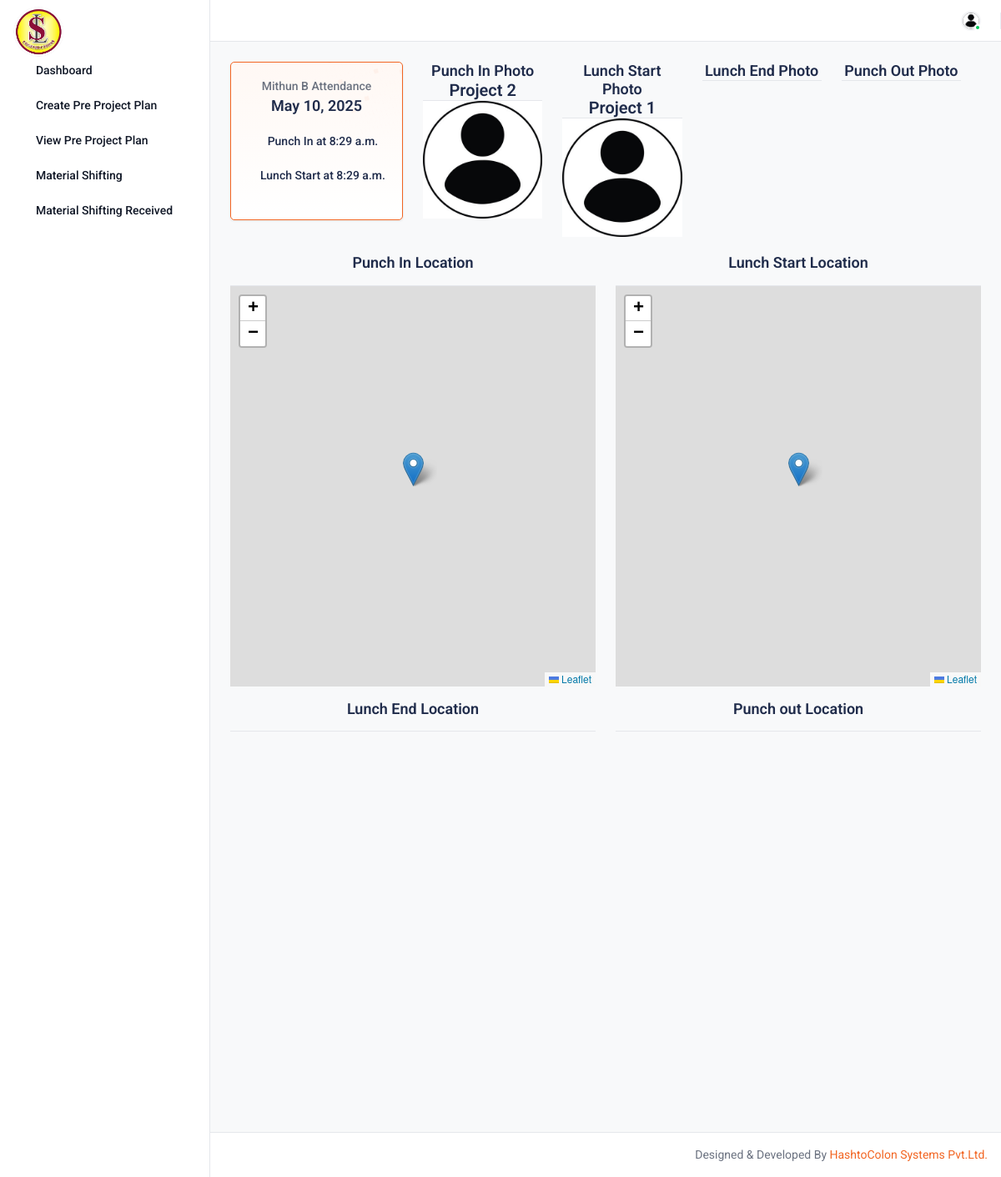
/attendance_details/12 (signed in), run on the app's committed database.
### base/models.py (models this page shows, shortened)
class Attendance(models.Model):
   user = models.ForeignKey(User, on_delete=models.CASCADE)
   project = models.ForeignKey(Project, blank=True, null=True, on_delete=models.CASCADE , related_name="project_attendance")
   project_lunch_start= models.ForeignKey(Project, blank=True, null=True, on_delete=models.CASCADE , related_name="lunch_start")
   project_lunch_end= models.ForeignKey(Project, blank=True, null=True, on_delete=models.CASCADE , related_name="lunch_end")
   project_punch_out= models.ForeignKey(Project, blank=True, null=True, on_delete=models.CASCADE , related_name="punch_out")
   date = models.DateField(default=timezone.now)
   punch_in = models.TimeField(null=True, blank=True)
   lunch_start = models.TimeField(null=True, blank=True)
   lunch_end = models.TimeField(null=True, blank=True)
   punch_out = models.TimeField(null=True, blank=True)
   punch_in_photo = models.ImageField(upload_to='attendance/' ,blank=True,)
   punch_out_photo= models.ImageField(upload_to='attendance/' ,blank=True,)
   lunch_in_photo= models.ImageField(upload_to='attendance/' ,blank=True,)
   lunch_out_photo= models.ImageField(upload_to='attendance/' ,blank=True,)
   punch_in_lon=models.CharField(max_length=255, default="", blank=True)
   punch_in_lat=models.CharField(max_length=255, default="", blank=True)
   punch_out_lon=models.CharField(max_length=255, default="", blank=True)
   punch_out_lat=models.CharField(max_length=255, default="", blank=True)
   lunch_start_lon=models.CharField(max_length=255, default="", blank=True)
   lunch_start_lat=models.CharField(max_length=255, default="", blank=True)
   lunch_end_lon=models.CharField(max_length=255, default="", blank=True)
   lunch_end_lat=models.CharField(max_length=255, default="", blank=True)
   def get_work_duration(self):
        return None
   def formatted_work_duration(self):
        duration = self.get_work_duration()
        if duration:
            total_seconds = int(duration.total_seconds())
            hours, remainder = divmod(total_seconds, 3600)
            minutes = remainder // 60
            return f"{hours:02}:{minutes:02}"
        return False

class User(AbstractUser):
   designation = models.CharField(max_length = 20, choices = designation_choice, null=True, blank=True)

class Project(models.Model):
   project_name=models.CharField(max_length=255, default="", blank=True)
   address=models.TextField(default="", blank=True)
   date = models.DateTimeField(auto_now_add=True, blank=True)

### base/views.py (the view)
# urls.py: path("attendance_details/<int:pk>",views.attendance_details, name="attendance_details"),
@login_required
def attendance_details(request,pk):
    post=Attendance.objects.get(pk=pk)
    return render(request, "attendance-details.html",{"post":post,})

### templates/attendance-details.html (shortened to what this page needs)
{% extends "base.html" %}
{% load static %}
{% load widget_tweaks %}
{% block content %}
<div class="content">
           <div class="row">
    <div class="col-xl-3 d-flex">
      <div class="card flex-fill border-primary attendance-bg">
        <div class="card-body">
          <div class="mb-4 text-center">
            <h6 class="fw-medium text-gray-5 mb-1">{{post.user.first_name}} {{post.user.last_name}} Attendance</h6>
            <h4>{{post.date}}</h4>
          </div>
          <div class="text-center">
            {% if post.punch_in %}
            <h6
            class="fw-medium d-flex align-items-center justify-content-center mb-4"
            >
            <i class="ti ti-fingerprint text-primary me-1"></i>
            Punch In at {{post.punch_in}}
          </h6>
          {% endif %}
          {% if post.lunch_start %}
            <h6
            class="fw-medium d-flex align-items-center justify-content-center mb-4"
            >
            <i class="ti ti-fingerprint text-primary me-1"></i>
            Lunch Start at {{post.lunch_start}}
          </h6>
          {% endif %}
          </div>
        </div>
      </div>
    </div>
<div class="col-xl-9 row">
<div class="col-xl-3">
    <div class="border-bottom text-center ">
   <h4>Punch In Photo</h4>
   <h3>{{post.project.project_name}}</h3>
	</div>
 {% if post.punch_in_photo %}
<img src="{{post.punch_in_photo.url}}" class="img-fluid" alt="Img">
{% endif %}
</div >
<div class="col-xl-3">
    <div class="border-bottom text-center ">
   <h4>Lunch Start Photo</h4>
   <h3>{{post.project_lunch_start.project_name}}</h3>
	</div>
 {% if post.lunch_in_photo %}
<img src="{{post.lunch_in_photo.url}}" class="img-fluid" alt="Img">
{% endif %}
</div >
<div class="col-xl-3">
    <div class="border-bottom text-center ">
   <h4>Lunch End Photo</h4>
	</div>
</div >
<div class="col-xl-3">
    <div class="border-bottom text-center ">
   <h4>Punch Out Photo</h4>
	</div>
</div >
</div >
</div >
<div class="row" >
<div class="col-xl-6">
    <div class="border-bottom py-3 text-center ">
   <h4>Punch In Location</h4>
	</div>
    <div id="map" style="height: 480px" ></div>
</div >
<div class="col-xl-6">
    <div class="border-bottom py-3 text-center ">
   <h4>Lunch Start Location</h4>
	</div>
    <div id="map2" style="height: 480px" ></div>
</div >
<div class="col-xl-6">
    <div class="border-bottom py-3 text-center ">
   <h4>Lunch End Location</h4>
	</div>
    <div id="map3" style="height: 480px" ></div>
</div >
<div class="col-xl-6">
    <div class="border-bottom py-3 text-center ">
   <h4>Punch out Location</h4>
	</div>
    <div id="map4" style="height: 480px" ></div>
</div >
</div >
</div >
</div >
<link rel="stylesheet" href="https://unpkg.com/leaflet@1.9.4/dist/leaflet.css"/>
{% endblock content %}

### data on the page
Attendance: user.first_name "Mithun", user.last_name "B", date "May 10, 2025", punch_in "8:29 a.m.", lunch_start "8:29 a.m.", project.project_name "Project 2", punch_in_photo (picture), project_lunch_start.project_name "Project 1", lunch_in_photo (picture)
